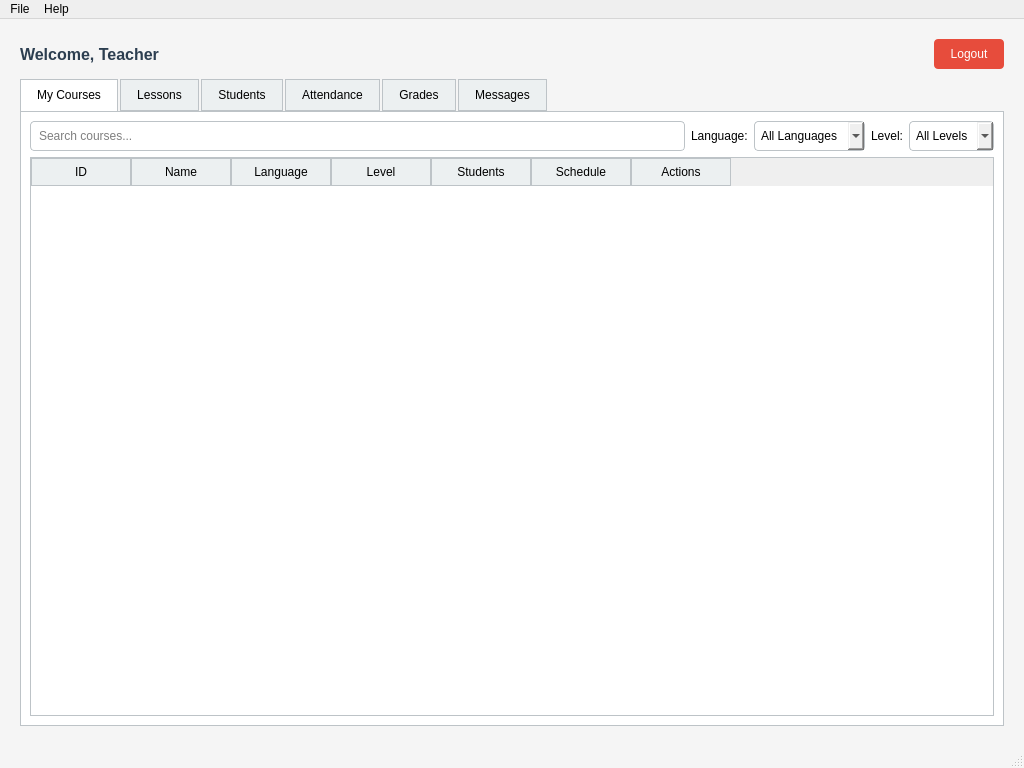
<?xml version="1.0" encoding="UTF-8"?>
<ui version="4.0">
 <class>TeacherDashboard</class>
 <widget class="QMainWindow" name="TeacherDashboard">
  <property name="geometry">
   <rect>
    <x>0</x>
    <y>0</y>
    <width>1024</width>
    <height>768</height>
   </rect>
  </property>
  <property name="minimumSize">
   <size>
    <width>1024</width>
    <height>768</height>
   </size>
  </property>
  <property name="windowTitle">
   <string>Language School - Teacher Dashboard</string>
  </property>
  <property name="styleSheet">
   <string notr="true">QMainWindow {
    background-color: #f5f5f5;
}
QTabWidget::pane {
    border: 1px solid #bdc3c7;
    background-color: white;
}
QTabBar::tab {
    background-color: #ecf0f1;
    border: 1px solid #bdc3c7;
    padding: 8px 16px;
    margin-right: 2px;
}
QTabBar::tab:selected {
    background-color: white;
    border-bottom-color: white;
}
QTableWidget {
    border: 1px solid #bdc3c7;
    gridline-color: #ecf0f1;
    selection-background-color: #3498db;
    selection-color: white;
}
QTableWidget::item {
    padding: 4px;
}
QHeaderView::section {
    background-color: #ecf0f1;
    border: 1px solid #bdc3c7;
    padding: 4px;
}
QPushButton {
    background-color: #3498db;
    color: white;
    border: none;
    border-radius: 4px;
    padding: 8px 16px;
}
QPushButton:hover {
    background-color: #2980b9;
}
QPushButton:pressed {
    background-color: #1f6aa5;
}
QPushButton#logoutButton {
    background-color: #e74c3c;
}
QPushButton#logoutButton:hover {
    background-color: #c0392b;
}
QLineEdit, QComboBox, QDateEdit {
    padding: 6px;
    border: 1px solid #bdc3c7;
    border-radius: 4px;
}
QLineEdit:focus, QComboBox:focus, QDateEdit:focus {
    border: 1px solid #3498db;
}
QLabel#welcomeLabel {
    font-size: 16px;
    font-weight: bold;
    color: #2c3e50;
}</string>
  </property>
  <widget class="QWidget" name="centralwidget">
   <layout class="QVBoxLayout" name="verticalLayout">
    <property name="spacing">
     <number>10</number>
    </property>
    <property name="leftMargin">
     <number>20</number>
    </property>
    <property name="topMargin">
     <number>20</number>
    </property>
    <property name="rightMargin">
     <number>20</number>
    </property>
    <property name="bottomMargin">
     <number>20</number>
    </property>
    <item>
     <layout class="QHBoxLayout" name="headerLayout">
      <item>
       <widget class="QLabel" name="welcomeLabel">
        <property name="text">
         <string>Welcome, Teacher</string>
        </property>
       </widget>
      </item>
      <item>
       <spacer name="horizontalSpacer">
        <property name="orientation">
         <enum>Qt::Horizontal</enum>
        </property>
        <property name="sizeHint" stdset="0">
         <size>
          <width>40</width>
          <height>20</height>
         </size>
        </property>
       </spacer>
      </item>
      <item>
       <widget class="QPushButton" name="logoutButton">
        <property name="text">
         <string>Logout</string>
        </property>
       </widget>
      </item>
     </layout>
    </item>
    <item>
     <widget class="QTabWidget" name="tabWidget">
      <property name="currentIndex">
       <number>0</number>
      </property>
      <widget class="QWidget" name="coursesTab">
       <attribute name="title">
        <string>My Courses</string>
       </attribute>
       <layout class="QVBoxLayout" name="verticalLayout_2">
        <item>
         <layout class="QHBoxLayout" name="coursesFilterLayout">
          <item>
           <widget class="QLineEdit" name="courseSearchInput">
            <property name="placeholderText">
             <string>Search courses...</string>
            </property>
           </widget>
          </item>
          <item>
           <widget class="QLabel" name="courseLanguageLabel">
            <property name="text">
             <string>Language:</string>
            </property>
           </widget>
          </item>
          <item>
           <widget class="QComboBox" name="courseLanguageFilterComboBox">
            <item>
             <property name="text">
              <string>All Languages</string>
             </property>
            </item>
            <item>
             <property name="text">
              <string>English</string>
             </property>
            </item>
            <item>
             <property name="text">
              <string>Spanish</string>
             </property>
            </item>
            <item>
             <property name="text">
              <string>French</string>
             </property>
            </item>
            <item>
             <property name="text">
              <string>German</string>
             </property>
            </item>
           </widget>
          </item>
          <item>
           <widget class="QLabel" name="courseLevelLabel">
            <property name="text">
             <string>Level:</string>
            </property>
           </widget>
          </item>
          <item>
           <widget class="QComboBox" name="courseLevelFilterComboBox">
            <item>
             <property name="text">
              <string>All Levels</string>
             </property>
            </item>
            <item>
             <property name="text">
              <string>A1</string>
             </property>
            </item>
            <item>
             <property name="text">
              <string>A2</string>
             </property>
            </item>
            <item>
             <property name="text">
              <string>B1</string>
             </property>
            </item>
            <item>
             <property name="text">
              <string>B2</string>
             </property>
            </item>
            <item>
             <property name="text">
              <string>C1</string>
             </property>
            </item>
            <item>
             <property name="text">
              <string>C2</string>
             </property>
            </item>
           </widget>
          </item>
         </layout>
        </item>
        <item>
         <widget class="QTableWidget" name="coursesTable">
          <property name="editTriggers">
           <set>QAbstractItemView::NoEditTriggers</set>
          </property>
          <property name="selectionBehavior">
           <enum>QAbstractItemView::SelectRows</enum>
          </property>
          <property name="sortingEnabled">
           <bool>true</bool>
          </property>
          <column>
           <property name="text">
            <string>ID</string>
           </property>
          </column>
          <column>
           <property name="text">
            <string>Name</string>
           </property>
          </column>
          <column>
           <property name="text">
            <string>Language</string>
           </property>
          </column>
          <column>
           <property name="text">
            <string>Level</string>
           </property>
          </column>
          <column>
           <property name="text">
            <string>Students</string>
           </property>
          </column>
          <column>
           <property name="text">
            <string>Schedule</string>
           </property>
          </column>
          <column>
           <property name="text">
            <string>Actions</string>
           </property>
          </column>
         </widget>
        </item>
       </layout>
      </widget>
      <widget class="QWidget" name="lessonsTab">
       <attribute name="title">
        <string>Lessons</string>
       </attribute>
       <layout class="QVBoxLayout" name="verticalLayout_3">
        <item>
         <layout class="QHBoxLayout" name="lessonsFilterLayout">
          <item>
           <widget class="QLabel" name="lessonCourseLabel">
            <property name="text">
             <string>Course:</string>
            </property>
           </widget>
          </item>
          <item>
           <widget class="QComboBox" name="lessonCourseFilterComboBox">
            <item>
             <property name="text">
              <string>All Courses</string>
             </property>
            </item>
           </widget>
          </item>
          <item>
           <spacer name="horizontalSpacer_2">
            <property name="orientation">
             <enum>Qt::Horizontal</enum>
            </property>
            <property name="sizeHint" stdset="0">
             <size>
              <width>40</width>
              <height>20</height>
             </size>
            </property>
           </spacer>
          </item>
          <item>
           <widget class="QPushButton" name="addLessonButton">
            <property name="text">
             <string>Add Lesson</string>
            </property>
           </widget>
          </item>
         </layout>
        </item>
        <item>
         <widget class="QTableWidget" name="lessonsTable">
          <property name="editTriggers">
           <set>QAbstractItemView::NoEditTriggers</set>
          </property>
          <property name="selectionBehavior">
           <enum>QAbstractItemView::SelectRows</enum>
          </property>
          <property name="sortingEnabled">
           <bool>true</bool>
          </property>
          <column>
           <property name="text">
            <string>ID</string>
           </property>
          </column>
          <column>
           <property name="text">
            <string>Course</string>
           </property>
          </column>
          <column>
           <property name="text">
            <string>Title</string>
           </property>
          </column>
          <column>
           <property name="text">
            <string>Date</string>
           </property>
          </column>
          <column>
           <property name="text">
            <string>Exercises</string>
           </property>
          </column>
          <column>
           <property name="text">
            <string>Actions</string>
           </property>
          </column>
         </widget>
        </item>
       </layout>
      </widget>
      <widget class="QWidget" name="studentsTab">
       <attribute name="title">
        <string>Students</string>
       </attribute>
       <layout class="QVBoxLayout" name="verticalLayout_4">
        <item>
         <layout class="QHBoxLayout" name="studentsFilterLayout">
          <item>
           <widget class="QLineEdit" name="studentSearchInput">
            <property name="placeholderText">
             <string>Search students...</string>
            </property>
           </widget>
          </item>
          <item>
           <widget class="QLabel" name="studentCourseLabel">
            <property name="text">
             <string>Course:</string>
            </property>
           </widget>
          </item>
          <item>
           <widget class="QComboBox" name="studentCourseFilterComboBox">
            <item>
             <property name="text">
              <string>All Courses</string>
             </property>
            </item>
           </widget>
          </item>
         </layout>
        </item>
        <item>
         <widget class="QTableWidget" name="studentsTable">
          <property name="editTriggers">
           <set>QAbstractItemView::NoEditTriggers</set>
          </property>
          <property name="selectionBehavior">
           <enum>QAbstractItemView::SelectRows</enum>
          </property>
          <property name="sortingEnabled">
           <bool>true</bool>
          </property>
          <column>
           <property name="text">
            <string>ID</string>
           </property>
          </column>
          <column>
           <property name="text">
            <string>First Name</string>
           </property>
          </column>
          <column>
           <property name="text">
            <string>Last Name</string>
           </property>
          </column>
          <column>
           <property name="text">
            <string>Email</string>
           </property>
          </column>
          <column>
           <property name="text">
            <string>Course</string>
           </property>
          </column>
          <column>
           <property name="text">
            <string>Progress</string>
           </property>
          </column>
          <column>
           <property name="text">
            <string>Actions</string>
           </property>
          </column>
         </widget>
        </item>
       </layout>
      </widget>
      <widget class="QWidget" name="attendanceTab">
       <attribute name="title">
        <string>Attendance</string>
       </attribute>
       <layout class="QVBoxLayout" name="verticalLayout_5">
        <item>
         <layout class="QHBoxLayout" name="attendanceFilterLayout">
          <item>
           <widget class="QLabel" name="attendanceCourseLabel">
            <property name="text">
             <string>Course:</string>
            </property>
           </widget>
          </item>
          <item>
           <widget class="QComboBox" name="attendanceCourseFilterComboBox">
            <item>
             <property name="text">
              <string>All Courses</string>
             </property>
            </item>
           </widget>
          </item>
          <item>
           <widget class="QLabel" name="attendanceDateLabel">
            <property name="text">
             <string>Date:</string>
            </property>
           </widget>
          </item>
          <item>
           <widget class="QDateEdit" name="attendanceDateEdit">
            <property name="calendarPopup">
             <bool>true</bool>
            </property>
           </widget>
          </item>
          <item>
           <spacer name="horizontalSpacer_3">
            <property name="orientation">
             <enum>Qt::Horizontal</enum>
            </property>
            <property name="sizeHint" stdset="0">
             <size>
              <width>40</width>
              <height>20</height>
             </size>
            </property>
           </spacer>
          </item>
          <item>
           <widget class="QPushButton" name="saveAttendanceButton">
            <property name="text">
             <string>Save Attendance</string>
            </property>
           </widget>
          </item>
         </layout>
        </item>
        <item>
         <widget class="QTableWidget" name="attendanceTable">
          <property name="selectionBehavior">
           <enum>QAbstractItemView::SelectRows</enum>
          </property>
          <property name="sortingEnabled">
           <bool>true</bool>
          </property>
          <column>
           <property name="text">
            <string>ID</string>
           </property>
          </column>
          <column>
           <property name="text">
            <string>Student</string>
           </property>
          </column>
          <column>
           <property name="text">
            <string>Course</string>
           </property>
          </column>
          <column>
           <property name="text">
            <string>Date</string>
           </property>
          </column>
          <column>
           <property name="text">
            <string>Present</string>
           </property>
          </column>
          <column>
           <property name="text">
            <string>Notes</string>
           </property>
          </column>
         </widget>
        </item>
       </layout>
      </widget>
      <widget class="QWidget" name="gradesTab">
       <attribute name="title">
        <string>Grades</string>
       </attribute>
       <layout class="QVBoxLayout" name="verticalLayout_6">
        <item>
         <layout class="QHBoxLayout" name="gradesFilterLayout">
          <item>
           <widget class="QLabel" name="gradesCourseLabel">
            <property name="text">
             <string>Course:</string>
            </property>
           </widget>
          </item>
          <item>
           <widget class="QComboBox" name="gradesCourseFilterComboBox">
            <item>
             <property name="text">
              <string>All Courses</string>
             </property>
            </item>
           </widget>
          </item>
          <item>
           <widget class="QLabel" name="gradesTypeLabel">
            <property name="text">
             <string>Type:</string>
            </property>
           </widget>
          </item>
          <item>
           <widget class="QComboBox" name="gradesTypeFilterComboBox">
            <item>
             <property name="text">
              <string>All Types</string>
             </property>
            </item>
            <item>
             <property name="text">
              <string>Exercises</string>
             </property>
            </item>
            <item>
             <property name="text">
              <string>Tests</string>
             </property>
            </item>
           </widget>
          </item>
          <item>
           <spacer name="horizontalSpacer_4">
            <property name="orientation">
             <enum>Qt::Horizontal</enum>
            </property>
            <property name="sizeHint" stdset="0">
             <size>
              <width>40</width>
              <height>20</height>
             </size>
            </property>
           </spacer>
          </item>
          <item>
           <widget class="QPushButton" name="saveGradesButton">
            <property name="text">
             <string>Save Grades</string>
            </property>
           </widget>
          </item>
         </layout>
        </item>
        <item>
         <widget class="QTableWidget" name="gradesTable">
          <property name="selectionBehavior">
           <enum>QAbstractItemView::SelectRows</enum>
          </property>
          <property name="sortingEnabled">
           <bool>true</bool>
          </property>
          <column>
           <property name="text">
            <string>ID</string>
           </property>
          </column>
          <column>
           <property name="text">
            <string>Student</string>
           </property>
          </column>
          <column>
           <property name="text">
            <string>Course</string>
           </property>
          </column>
          <column>
           <property name="text">
            <string>Type</string>
           </property>
          </column>
          <column>
           <property name="text">
            <string>Title</string>
           </property>
          </column>
          <column>
           <property name="text">
            <string>Grade</string>
           </property>
          </column>
          <column>
           <property name="text">
            <string>Feedback</string>
           </property>
          </column>
         </widget>
        </item>
       </layout>
      </widget>
      <widget class="QWidget" name="messagesTab">
       <attribute name="title">
        <string>Messages</string>
       </attribute>
       <layout class="QHBoxLayout" name="horizontalLayout">
        <item>
         <widget class="QWidget" name="chatListWidget" native="true">
          <property name="minimumSize">
           <size>
            <width>250</width>
            <height>0</height>
           </size>
          </property>
          <property name="maximumSize">
           <size>
            <width>300</width>
            <height>16777215</height>
           </size>
          </property>
          <layout class="QVBoxLayout" name="verticalLayout_7">
           <item>
            <widget class="QLabel" name="chatsLabel">
             <property name="text">
              <string>Chats</string>
             </property>
            </widget>
           </item>
           <item>
            <widget class="QLineEdit" name="chatSearchInput">
             <property name="placeholderText">
              <string>Search chats...</string>
             </property>
            </widget>
           </item>
           <item>
            <widget class="QPushButton" name="newChatButton">
             <property name="text">
              <string>New Chat</string>
             </property>
            </widget>
           </item>
           <item>
            <widget class="QListWidget" name="chatListView"/>
           </item>
          </layout>
         </widget>
        </item>
        <item>
         <widget class="QWidget" name="chatWidget" native="true">
          <layout class="QVBoxLayout" name="verticalLayout_8">
           <item>
            <widget class="QLabel" name="chatTitleLabel">
             <property name="text">
              <string>Select a chat to start messaging</string>
             </property>
            </widget>
           </item>
           <item>
            <widget class="QListWidget" name="messagesListView">
             <property name="alternatingRowColors">
              <bool>true</bool>
             </property>
            </widget>
           </item>
           <item>
            <layout class="QHBoxLayout" name="messageInputLayout">
             <item>
              <widget class="QTextEdit" name="messageInput">
               <property name="maximumSize">
                <size>
                 <width>16777215</width>
                 <height>80</height>
                </size>
               </property>
               <property name="placeholderText">
                <string>Type a message...</string>
               </property>
              </widget>
             </item>
             <item>
              <widget class="QPushButton" name="sendMessageButton">
               <property name="text">
                <string>Send</string>
               </property>
              </widget>
             </item>
            </layout>
           </item>
          </layout>
         </widget>
        </item>
       </layout>
      </widget>
     </widget>
    </item>
   </layout>
  </widget>
  <widget class="QMenuBar" name="menubar">
   <property name="geometry">
    <rect>
     <x>0</x>
     <y>0</y>
     <width>1024</width>
     <height>21</height>
    </rect>
   </property>
   <widget class="QMenu" name="menuFile">
    <property name="title">
     <string>File</string>
    </property>
    <addaction name="actionLogout"/>
    <addaction name="separator"/>
    <addaction name="actionExit"/>
   </widget>
   <widget class="QMenu" name="menuHelp">
    <property name="title">
     <string>Help</string>
    </property>
    <addaction name="actionAbout"/>
   </widget>
   <addaction name="menuFile"/>
   <addaction name="menuHelp"/>
  </widget>
  <widget class="QStatusBar" name="statusbar"/>
  <action name="actionLogout">
   <property name="text">
    <string>Logout</string>
   </property>
  </action>
  <action name="actionExit">
   <property name="text">
    <string>Exit</string>
   </property>
  </action>
  <action name="actionAbout">
   <property name="text">
    <string>About</string>
   </property>
  </action>
 </widget>
 <resources/>
 <connections/>
</ui>
